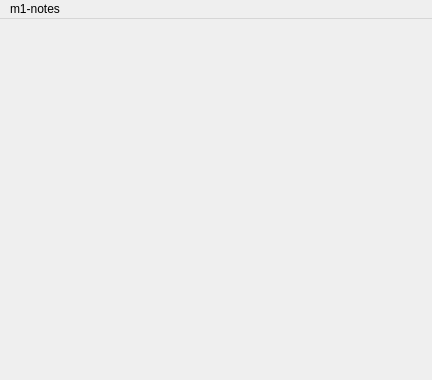
<?xml version="1.0" encoding="UTF-8"?>
<ui version="4.0">
 <class>Notes</class>
 <widget class="QMainWindow" name="Notes">
  <property name="geometry">
   <rect>
    <x>0</x>
    <y>0</y>
    <width>432</width>
    <height>380</height>
   </rect>
  </property>
  <property name="sizePolicy">
   <sizepolicy hsizetype="Preferred" vsizetype="Preferred">
    <horstretch>0</horstretch>
    <verstretch>0</verstretch>
   </sizepolicy>
  </property>
  <property name="minimumSize">
   <size>
    <width>20</width>
    <height>20</height>
   </size>
  </property>
  <property name="windowTitle">
   <string>Notes</string>
  </property>
  <widget class="QWidget" name="centralwidget">
   <layout class="QHBoxLayout" name="horizontalLayout"/>
  </widget>
  <widget class="QMenuBar" name="menubar">
   <property name="geometry">
    <rect>
     <x>0</x>
     <y>0</y>
     <width>432</width>
     <height>21</height>
    </rect>
   </property>
   <widget class="QMenu" name="main_menu">
    <property name="title">
     <string>m1-notes</string>
    </property>
    <addaction name="separator"/>
    <addaction name="actionSave"/>
    <addaction name="actionSave_As"/>
    <addaction name="separator"/>
    <addaction name="actionOpen"/>
    <addaction name="actionOpen_Folder"/>
    <addaction name="separator"/>
    <addaction name="actionNew_file"/>
   </widget>
   <addaction name="main_menu"/>
  </widget>
  <action name="actionNew_file">
   <property name="icon">
    <iconset theme="QIcon::ThemeIcon::DocumentNew"/>
   </property>
   <property name="text">
    <string>New file</string>
   </property>
   <property name="shortcut">
    <string>Ctrl+N</string>
   </property>
  </action>
  <action name="actionSave_As">
   <property name="icon">
    <iconset theme="QIcon::ThemeIcon::DocumentSaveAs"/>
   </property>
   <property name="text">
    <string>Save As</string>
   </property>
   <property name="shortcut">
    <string>Ctrl+Shift+S</string>
   </property>
  </action>
  <action name="actionSave">
   <property name="icon">
    <iconset theme="QIcon::ThemeIcon::DocumentSave"/>
   </property>
   <property name="text">
    <string>Save</string>
   </property>
   <property name="shortcut">
    <string>Ctrl+S</string>
   </property>
  </action>
  <action name="actionOpen">
   <property name="icon">
    <iconset theme="QIcon::ThemeIcon::DocumentOpen"/>
   </property>
   <property name="text">
    <string>Open</string>
   </property>
   <property name="shortcut">
    <string>Ctrl+O</string>
   </property>
  </action>
  <action name="actionOpen_Folder">
   <property name="icon">
    <iconset theme="QIcon::ThemeIcon::FolderOpen"/>
   </property>
   <property name="text">
    <string>Open Folder</string>
   </property>
   <property name="shortcut">
    <string>Ctrl+Shift+O</string>
   </property>
  </action>
 </widget>
 <resources/>
 <connections/>
</ui>
